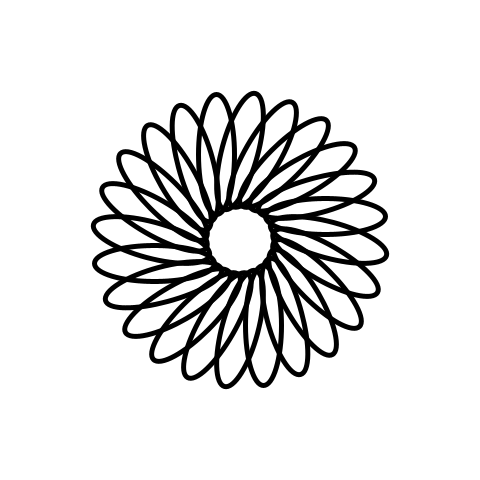
Frame 1 (no input)
Frame 2 (the mouse pressed at the canvas centre, redrawn once): identical to frame 1, image omitted

The Processing sketch that drew this single still picture (run headless with seeded random() and noise(); the mouse was pressed at the canvas centre and the sketch redrawn once):

// Processing sketch: ellipsesLC
// ── ellipsesLC.pde
float strkWeight, distanceToEllipseCenter, ellipseRotation, ellipseWidth, heightFactor;
int n;

interface JavaScript {
  void showValues(int numberOfRepeats, float strokeWt, float distEC, float ellipseRotation, float axis1, float axis2);
}

void bindJavascript(JavaScript js) {
  javascript = js;
}

JavaScript javascript;

void setup() {
  //High resolution of the bitmap version is needed 
  //if our vector-based drawing is to look smooth.
  size(480, 480);
  strkWeight = 5;
  distanceToEllipseCenter = 0.37;
  ellipseRotation = 15;
  ellipseWidth = 0.5;
  heightFactor = 0.15;
  n = 24;
  noLoop();
}

void draw() {
  background(255);
  if (javascript!=null) 
    javascript.showValues(n, strkWeight, distanceToEllipseCenter, ellipseRotation, ellipseWidth, heightFactor);
  drawEllipses();
}


void drawEllipses() {
  translate(width/2, height/2);
  noFill();
  strokeWeight(strkWeight);
  float sizeMultiplier = 0.5;// ((float)0.5) / (ellipseWidth + distanceToEllipseCenter);
  float phi = ellipseRotation * PI /180;
  float x = width * distanceToEllipseCenter * cos(phi) * sizeMultiplier;
  float y = - height * distanceToEllipseCenter * sin(phi * sizeMultiplier);
  for (int i = 0; i < n; ++i) {
    ellipse(x, y, ellipseWidth * width * sizeMultiplier, heightFactor * height * sizeMultiplier);
    rotate(2 * PI / n);
  }
}

void setStrokeWeight(float s) {
  strkWeight = s;
  redraw();
}

void setDistanceToCenter(float s) {
  distanceToEllipseCenter = s;
  redraw();
}

void setEllipseRotation(float s) {
  ellipseRotation = s;
  redraw();
}

void setEllipseWidth(float w_) {
  ellipseWidth = w_;
  redraw();
}

void setEllipseHeight(float s) {
  heightFactor = s;
  redraw();
}

void setEllipseRotation(int phi) {
  ellipseRotation = phi;
  redraw();
}

void setNumberOfRepeats(int s) {
  n = s;
  redraw();
}
